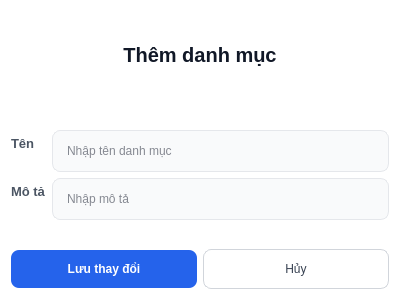
<?xml version="1.0" encoding="UTF-8"?>
<ui version="4.0">
 <class>Dialog</class>
 <widget class="QDialog" name="Dialog">
  <property name="geometry">
   <rect>
    <x>0</x>
    <y>0</y>
    <width>400</width>
    <height>300</height>
   </rect>
  </property>
  <property name="windowTitle">
   <string>Dialog</string>
  </property>
  <property name="styleSheet">
   <string notr="true">/* 1. Tổng thể Cửa sổ Dialog */
QDialog {
    background-color: #ffffff;
    font-family: &quot;Inter&quot;, &quot;Segoe UI&quot;, sans-serif;
}

/* 2. Tiêu đề chính (Thêm danh mục) */
QLabel#lblTitleThemDanhMuc {
    font-size: 20px;
    font-weight: 700; /* Bold */
    color: #111827;   /* Đen tuyền chuyên nghiệp */
    padding-bottom: 10px;
    margin-bottom: 15px;
}

/* 3. Nhãn thuộc tính trong Form (Tên, Mô tả) */
QLabel#lblTenDanhMuc, QLabel#lblMoTaDanhMuc {
    font-size: 13px;
    font-weight: 600; /* Semi-bold */
    color: #4b5563;   /* Xám đậm tinh tế */
}

/* 4. Các ô nhập liệu (Inputs) */
QLineEdit {
    background-color: #f9fafb; /* Nền xám cực nhạt */
    border: 1px solid #e5e7eb; /* Viền xám mảnh */
    border-radius: 8px;        /* Bo góc 8px đồng bộ */
    padding: 10px 12px;
    color: #111827;
    min-height: 20px;
}

/* Hiệu ứng khi người dùng click vào ô nhập liệu */
QLineEdit:focus {
    border: 2px solid #2563eb; /* Viền xanh dương thương hiệu */
    background-color: #ffffff;
}

/* 5. Nút bấm chức năng (Footer Buttons) */

/* Nút LƯU (Màu xanh dương chủ đạo) */
QPushButton#btnLuu {
    background-color: #2563eb;
    color: #ffffff;
    font-weight: 700;
    border-radius: 8px;
    padding: 12px 24px;
    min-width: 120px;
}

QPushButton#btnLuu:hover {
    background-color: #1d4ed8; /* Màu đậm hơn khi hover */
}

/* Nút HỦY (Trắng viền xám) */
QPushButton#btnHuy {
    background-color: #ffffff;
    color: #374151;
    border: 1px solid #d1d5db;
    border-radius: 8px;
    padding: 12px 24px;
}

QPushButton#btnHuy:hover {
    background-color: #f3f4f6;
}</string>
  </property>
  <layout class="QVBoxLayout" name="verticalLayout">
   <item>
    <widget class="QLabel" name="lblTitleThemDanhMuc">
     <property name="text">
      <string>Thêm danh mục</string>
     </property>
     <property name="alignment">
      <set>Qt::AlignCenter</set>
     </property>
    </widget>
   </item>
   <item>
    <layout class="QFormLayout" name="formLayout">
     <item row="0" column="0">
      <widget class="QLabel" name="lblTenDanhMuc">
       <property name="text">
        <string>Tên</string>
       </property>
      </widget>
     </item>
     <item row="1" column="0">
      <widget class="QLabel" name="lblMoTaDanhMuc">
       <property name="text">
        <string>Mô tả</string>
       </property>
      </widget>
     </item>
     <item row="0" column="1">
      <widget class="QLineEdit" name="txtTenDanhMuc">
       <property name="placeholderText">
        <string>Nhập tên danh mục</string>
       </property>
      </widget>
     </item>
     <item row="1" column="1">
      <widget class="QLineEdit" name="txtMoTaDanhMuc">
       <property name="placeholderText">
        <string>Nhập mô tả</string>
       </property>
      </widget>
     </item>
    </layout>
   </item>
   <item>
    <layout class="QHBoxLayout" name="horizontalLayout">
     <item>
      <widget class="QPushButton" name="btnLuu">
       <property name="text">
        <string>Lưu thay đổi</string>
       </property>
      </widget>
     </item>
     <item>
      <widget class="QPushButton" name="btnHuy">
       <property name="text">
        <string>Hủy</string>
       </property>
      </widget>
     </item>
    </layout>
   </item>
  </layout>
 </widget>
 <resources/>
 <connections/>
</ui>
